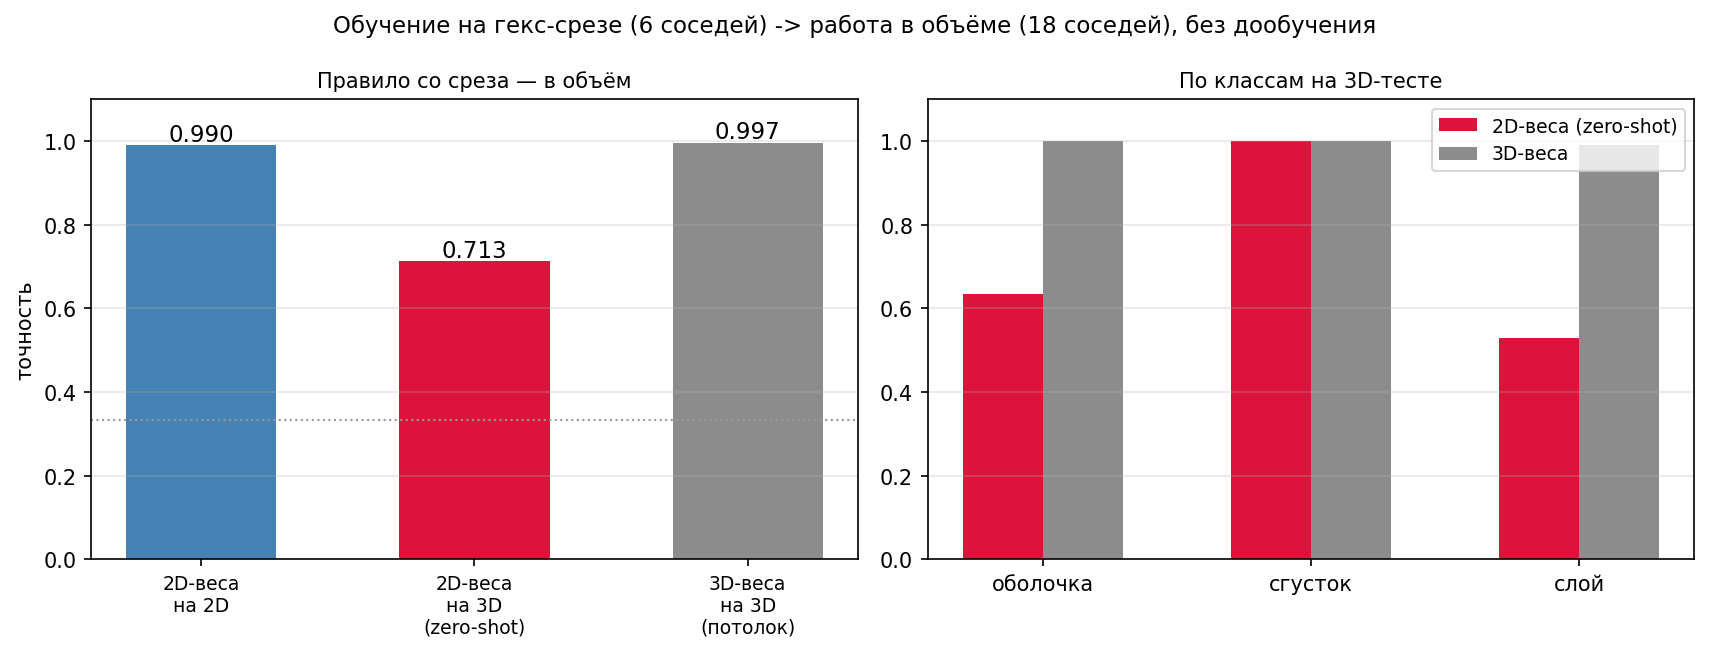

Source code (Python):
# -*- coding: utf-8 -*-
"""
Перенос 2D -> 3D: правило, выученное на СРЕЗЕ, прикладываем к ОБЪЁМУ.

2D-решётка здесь — это буквально слой k=0 вашей 18-центровой структуры
(гекс-слой с шагом r/sqrt(3), рёбра = расстояние r, 6 соседей).
3D — полная структура (те же слои + связи вверх/вниз, 18 соседей).

Веса переносимы, потому что сообщение — среднее по соседям:
форма весов не зависит от их числа (6 в срезе, 18 в объёме).

Классы соответствуют друг другу:
  кольцо (2D)  -> сферическая оболочка (3D)
  пятно (2D)   -> сгусток (3D)
  полоса (2D)  -> плоский слой (3D)

Сравнение: 2D-веса на 3D (zero-shot) против 3D-весов на 3D (потолок)
и против 2D-весов на 2D (исходное качество).
"""
import numpy as np
from scipy import sparse

rng = np.random.default_rng(7)
RC, NOISE = 2.8, 0.15
s_, c_ = 1 / np.sqrt(3), np.sqrt(2 / 3)

def build(dim3):
    m = int(np.ceil(RC / s_)) + 1
    pts = []
    ks = range(-m, m + 1) if dim3 else [0]
    for a in range(-2 * m, 2 * m + 1):
        for b in range(-2 * m, 2 * m + 1):
            for k in ks:
                p = np.array([s_ * (a + 0.5 * b),
                              s_ * (np.sqrt(3) / 2) * b, c_ * k])
                if np.linalg.norm(p) <= RC:
                    pts.append(p)
    pos = np.array(pts)
    d = np.linalg.norm(pos[:, None] - pos[None, :], axis=2)
    A = ((d > 0.99) & (d < 1.01)).astype(float)
    A_hat = sparse.csr_matrix(A / np.maximum(A.sum(1, keepdims=True), 1))
    return pos, A_hat, int(A.sum(1).max())

pos2, A2, deg2 = build(False)
pos3, A3, deg3 = build(True)
print(f"срез: {len(pos2)} узлов (соседей до {deg2}); "
      f"объём: {len(pos3)} узлов (соседей до {deg3})")

def spmm(S, h):
    B, n, d = h.shape
    return S.dot(h.transpose(1, 0, 2).reshape(n, -1)) \
            .reshape(n, B, d).transpose(1, 0, 2)

def make_dataset(pos, n_samples):
    N = len(pos)
    X = np.zeros((n_samples, N, 1))
    y = rng.integers(0, 3, n_samples)
    inner = np.where(np.linalg.norm(pos, axis=1) < RC - 1.6)[0]
    dim3 = np.ptp(pos[:, 2]) > 0
    for s in range(n_samples):
        c = pos[rng.choice(inner)]
        d = np.linalg.norm(pos - c, axis=1)
        if y[s] == 0:                                  # кольцо / оболочка
            r0 = rng.uniform(1.0, 1.8)
            v = (np.abs(d - r0) < 0.45).astype(float)
        elif y[s] == 1:                                # пятно / сгусток
            v = np.exp(-d ** 2 / (2 * 0.8 ** 2))
        else:                                          # полоса / слой
            if dim3:
                nvec = rng.normal(size=3)
            else:
                ang = rng.uniform(0, np.pi)
                nvec = np.array([np.cos(ang), np.sin(ang), 0.0])
            nvec /= np.linalg.norm(nvec)
            v = (np.abs((pos - c) @ nvec) < 0.45).astype(float)
        X[s, :, 0] = v + rng.normal(0, NOISE, N)
    return X, y

Xtr, ytr = make_dataset(pos2, 900)                     # обучение НА СРЕЗЕ
Xte2, yte2 = make_dataset(pos2, 300)
Xte3, yte3 = make_dataset(pos3, 300)                   # экзамен В ОБЪЁМЕ

# ------------------------------------------------------- модель
D, K = 8, 5

def init(shape, scale=None):
    scale = scale or 1.0 / np.sqrt(shape[0])
    return rng.normal(0, scale, shape)

P = {"Win": init((1, D)), "bin": np.zeros(D),
     "Ws": init((D, D)), "Wn": init((D, D)), "b": np.zeros(D),
     "Wo": init((2 * D, 3), 1.0 / np.sqrt(2 * D)), "bo": np.zeros(3)}

def forward(X, A_hat):
    H_list = []
    h = np.tanh(X @ P["Win"] + P["bin"])
    H_list.append(h)
    for _ in range(K):
        m = spmm(A_hat, h)
        h = np.tanh(h @ P["Ws"] + m @ P["Wn"] + P["b"])
        H_list.append(h)
    amax = h.argmax(axis=1)
    g = np.concatenate([h.mean(1),
                        np.take_along_axis(h, amax[:, None, :], 1)[:, 0, :]], 1)
    return g @ P["Wo"] + P["bo"], H_list, g, amax

def loss_and_grads(X, y, A_hat):
    B, N = len(y), X.shape[1]
    logits, H_list, g, amax = forward(X, A_hat)
    e = np.exp(logits - logits.max(1, keepdims=True))
    p = e / e.sum(1, keepdims=True)
    loss = -np.log(p[np.arange(B), y] + 1e-12).mean()
    G = {k: np.zeros_like(v) for k, v in P.items()}
    dl = p.copy()
    dl[np.arange(B), y] -= 1
    dl /= B
    G["Wo"] = g.T @ dl
    G["bo"] = dl.sum(0)
    dg = dl @ P["Wo"].T
    dh = dg[:, None, :D] / N * np.ones((B, N, 1))
    dmax = np.zeros((B, N, D))
    np.put_along_axis(dmax, amax[:, None, :], dg[:, None, D:], axis=1)
    dh = dh + dmax
    for t in range(K, 0, -1):
        h_out, h_in = H_list[t], H_list[t - 1]
        dpre = dh * (1 - h_out ** 2)
        m_in = spmm(A_hat, h_in)
        dpre2 = dpre.reshape(-1, D)
        G["Ws"] += h_in.reshape(-1, D).T @ dpre2
        G["Wn"] += m_in.reshape(-1, D).T @ dpre2
        G["b"] += dpre2.sum(0)
        dh = dpre @ P["Ws"].T + spmm(sparse.csr_matrix(A_hat.T),
                                     dpre @ P["Wn"].T)
    dpre = dh * (1 - H_list[0] ** 2)
    G["Win"] = X.reshape(-1, 1).T @ dpre.reshape(-1, D)
    G["bin"] = dpre.reshape(-1, D).sum(0)
    return loss, G

# ------------------------------------------------------- обучение на срезе
EPOCHS, BATCH, LR = 100, 64, 3e-3
M = {k: np.zeros_like(v) for k, v in P.items()}
V = {k: np.zeros_like(v) for k, v in P.items()}
adam_t = 0
for ep in range(EPOCHS):
    idx = rng.permutation(len(ytr))
    for i in range(0, len(ytr), BATCH):
        j = idx[i:i + BATCH]
        loss, G = loss_and_grads(Xtr[j], ytr[j], A2)
        adam_t += 1
        for k in P:
            M[k] = 0.9 * M[k] + 0.1 * G[k]
            V[k] = 0.999 * V[k] + 0.001 * G[k] ** 2
            mh, vh = M[k] / (1 - 0.9 ** adam_t), V[k] / (1 - 0.999 ** adam_t)
            P[k] -= LR * mh / (np.sqrt(vh) + 1e-8)
    if (ep + 1) % 25 == 0:
        logits, _, _, _ = forward(Xte2, A2)
        print(f"эпоха {ep+1:3d}  2D test acc {(logits.argmax(1)==yte2).mean():.3f}")

# ------------------------------------------------------- экзамены
def acc_per(logits, y):
    pred = logits.argmax(1)
    per = [((pred == y) & (y == c)).sum() / max((y == c).sum(), 1)
           for c in range(3)]
    return (pred == y).mean(), per

logits, _, _, _ = forward(Xte2, A2)
a2, p2 = acc_per(logits, yte2)
logits, _, _, _ = forward(Xte3, A3)
a23, p23 = acc_per(logits, yte3)
print(f"\n2D-веса на 2D:            {a2:.3f}  "
      f"(кольцо {p2[0]:.2f} пятно {p2[1]:.2f} полоса {p2[2]:.2f})")
print(f"2D-веса на 3D (zero-shot): {a23:.3f}  "
      f"(оболочка {p23[0]:.2f} сгусток {p23[1]:.2f} слой {p23[2]:.2f})")

# потолок: веса, обученные в 3D (из прошлого эксперимента)
import os
res3d = None
if os.path.exists("state18_hex18.npz"):
    st = np.load("state18_hex18.npz")
    P_bak = {k: P[k].copy() for k in P}
    for k in P:
        P[k] = st[f"P_{k}"]
    logits, _, _, _ = forward(Xte3, A3)
    a33, p33 = acc_per(logits, yte3)
    res3d = (a33, p33)
    print(f"3D-веса на 3D (потолок):   {a33:.3f}")
    for k in P:
        P[k] = P_bak[k]

np.savez("res_2d3d.npz", a2=a2, a23=a23, p23=p23,
         a33=res3d[0] if res3d else -1)

# ------------------------------------------------------- картинка
import matplotlib
matplotlib.use("Agg")
import matplotlib.pyplot as plt

fig, axes = plt.subplots(1, 2, figsize=(11.5, 4.4))
ax = axes[0]
bars = [("2D-веса\nна 2D", a2, "steelblue"),
        ("2D-веса\nна 3D\n(zero-shot)", a23, "crimson")]
if res3d:
    bars.append(("3D-веса\nна 3D\n(потолок)", res3d[0], "0.55"))
xs = np.arange(len(bars))
ax.bar(xs, [b[1] for b in bars], color=[b[2] for b in bars], width=0.55)
for x, b in zip(xs, bars):
    ax.text(x, b[1] + 0.01, f"{b[1]:.3f}", ha="center", fontsize=11)
ax.axhline(1 / 3, color="0.6", ls=":", lw=1)
ax.set_xticks(xs, [b[0] for b in bars], fontsize=9)
ax.set_ylim(0, 1.1)
ax.set_ylabel("точность")
ax.set_title("Правило со среза — в объём", fontsize=10)
ax.grid(alpha=0.3, axis="y")

ax = axes[1]
names = ["оболочка", "сгусток", "слой"]
xs = np.arange(3)
ax.bar(xs - 0.15, p23, width=0.3, color="crimson", label="2D-веса (zero-shot)")
if res3d:
    ax.bar(xs + 0.15, res3d[1], width=0.3, color="0.55", label="3D-веса")
ax.set_xticks(xs, names)
ax.set_ylim(0, 1.1)
ax.set_title("По классам на 3D-тесте", fontsize=10)
ax.legend(fontsize=9); ax.grid(alpha=0.3, axis="y")

fig.suptitle("Обучение на гекс-срезе (6 соседей) -> работа в объёме "
             "(18 соседей), без дообучения", fontsize=11)
fig.tight_layout()
fig.savefig("flower_of_life_2d3d.png", dpi=150, bbox_inches="tight")
print("Сохранено: flower_of_life_2d3d.png")
